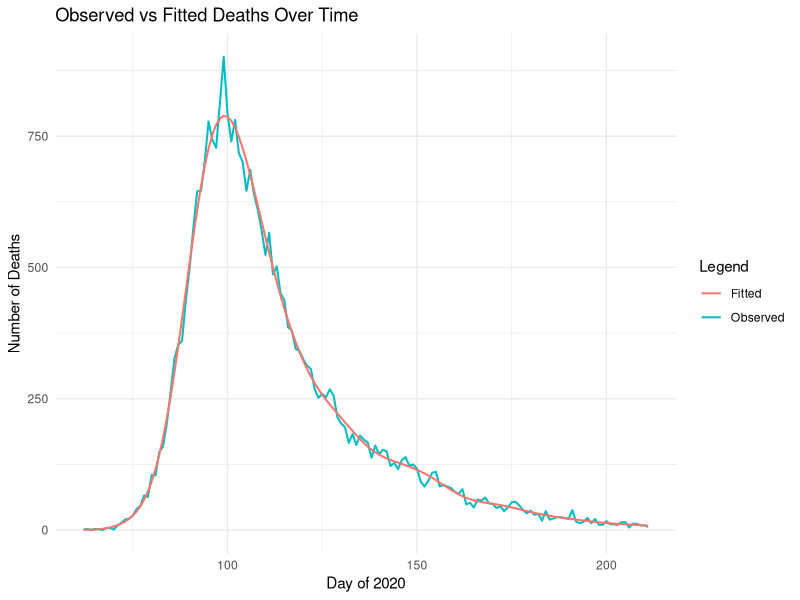

This figure's R source: (Note: a time limit stopped this script after it produced the figure.)

# 1.

library(splines)
library(ggplot2)

# setwd("C:/Users/Max McCourt/OneDrive/Documents/Master's Year/Semester 1/ESP/Group Works/GW3") ## comment out of submitted
data <- read.table("engcov.txt")

# 1

evaluate_x_xtilde_s <- function(data, k = 80, edur = 3.151, sdur = 0.469) {
  
  # create S
  S <- crossprod(diff(diag(k), diff=2))
  
  # create knots
  lower_bound <- min(data$julian) - 30
  upper_bound <- max(data$julian)
  f_seq <- seq(lower_bound, upper_bound, by=1)
  
  # sequence of k + 4 evenly spaced knots, where the middle k - 2 knots cover lower_bound to upper_bound
  middle_seq_length <- k-2
  middle_seq <- seq(lower_bound, upper_bound, length.out = middle_seq_length)
  
  # Compute step size for handling remaining knots
  step <- middle_seq[2] - middle_seq[1]
  
  # our k+4 evenly spaced knots, where 
  knots <- c(
    seq(to = min(middle_seq) - step, by = step, length.out = 3),  # 3 knots below
    middle_seq,                                                   # middle sequence
    seq(from = max(middle_seq) + step, by = step, length.out = 3) # 3 knots above
  )
  
  # create X_tilde
  X_tilde <- splineDesign(knots, f_seq)
  
  # create probability function for days from infection to death (pd)
  d <- 1:k
  pd <- dlnorm(d, edur, sdur)
  pd <- pd / sum(pd)
  
  n <- length(data$date)
  m <- length(pd)
  r <- nrow(X_tilde)
  # Build weight matrix W such that W[i, t] = pd[30 + i - t] if in range
  W <- matrix(0, n, r)
  for (i in 1:n) {
    # create indexes of [30 + i - 1] to [30 + i - m]
    idxs <- (30 + i - (1:m))
    # subset to only valid indexes (0<=valid<=k)
    valid <- which(idxs > 0 & idxs <= r)
    # take i-th row of W at valid indexes to be pd of valid index
    W[i, idxs[valid]] <- pd[1:length(valid)]
  }
  # Matrix-multiply weight matrix W and X_tilde
  X <- W %*% X_tilde
  
  return(list(X_tilde=X_tilde,S=S,X=X))
}


part1 <- evaluate_x_xtilde_s(data)

X <- part1$X
X_tilde <- part1$X_tilde
S <- part1$S


# jackson's notes: 
#t <- data$julian
#lags <- 30:0
#sequence <- as.vector(sapply(t, function(x) x - lags)) 
#is more logical way of doing f_seq, but for this method we must remove duplicates (need all unique values t can take)

# max's notes:
# updated function so defining knots is cleaner
# used weight matrix to turn double loop into single loop for finding X (checked its the same dw)
# spelled tilde right lol

# 2.



pnll <- function(y, gamma, X, S, lambda) {
  B <- exp(gamma)
  # define penalty term
  penalty <- 1/2*lambda*t(B) %*% S %*% B
  # define mu
  mu <- X %*% B
  # define poisson log likelihood (use lfactorial to avoid numeric instability)
  ll_pois <- sum(y*log(mu) - mu - lfactorial(y))
  # define penalised negative log likelihood
  pnll <- -ll_pois + penalty
  return(pnll)
}



pnll_grad <- function(y, gamma, X, S, lambda){
  B <- exp(gamma)
  # derivative of the penalty term
  penalty_grad <- lambda*diag(B) %*% S %*% B
  # define mu
  mu <- X %*% B
  # create F Matrix
  F_value <- diag(as.vector(y/mu - 1)) %*% X %*% diag(B) ## !! F is a special character. Dont use it as a variable name
  # sum over all rows to obtain vector of partial derivatives for each gamma_i
  ll_pois_grad <- colSums(F_value)
  # define derivative of penalised negative log likelihood
  pnll_grad <- -ll_pois_grad + penalty_grad
  return(pnll_grad)
}


# example:
gamma <- rpois(80, 0.2)
lambda <- 0.5

y <- data$deaths
# testing penalised neg. log likelihood and its gradient
pnll(y, gamma, X, S, lambda)
pnll_grad(y, gamma, X, S, lambda)


gamma <- rpois(80, 0.2)
lambda <- 0.5
y <- data$deaths
th0 <- gamma  # test paramater vector
fd <- numeric(length(th0)) # approx grad vec
nll0 <- pnll(y = y, gamma = th0, X = X, S = S, lambda = lambda) # pnll at th0
eps <- 1e-7 ## finite difference interval
for (i in 1:length(th0)) { # loop over parameters
  th1 <- th0
  th1[i] <- th1[i] + eps
  nll1 <- pnll(y = y, gamma = th1, X = X, S = S, lambda = lambda)
  fd[i] <- (nll1 - nll0) / eps
}

grad_test <- pnll_grad(y = y, gamma = th0, X = X, S = S, lambda = lambda)
cbind(fd, grad_test) # compare to check pnll_grad is code correctly

max(abs(grad_test-fd)) # find max difference - very small difference, so the code looks good!



# 3.


# fit the model using BFGS
fit <- optim(par = gamma,
             fn = pnll,
             gr = pnll_grad,
             y = y, X = X, S = S, 
             lambda = (5*10^-5), 
             method = "BFGS")

# compute fitted deaths
gamma_hat <- fit$par
# compute B = exp(gamma_hat)
B_hat <- exp(gamma_hat)
# compute fitted deaths (Poisson means)
fitted_deaths <- as.vector(X %*% B_hat)
true_deaths <- data$deaths
day_of_2020 <- data$julian

# combine into data frame
plot_df <- data.frame(
  day = day_of_2020,
  true_deaths = true_deaths,
  fitted_deaths = fitted_deaths)

ggplot(plot_df, aes(x = day)) +
  geom_line(aes(y = true_deaths, color = "Observed"), size = .7) +
  geom_line(aes(y = fitted_deaths, color = "Fitted"), size = .7) +
  labs(x = "Day of 2020",
       y = "Number of Deaths",
       title = "Observed vs Fitted Deaths Over Time",
       color = "Legend") +
  theme_minimal()


# 4.

# function to define log likelihood for use in BIC criterion calculation
ll <- function(y, beta_hat, X, S, lambda) {
  # define mu
  mu <- X %*% beta_hat
  # define poisson log likelihood (use lfactorial to avoid numeric instability)
  ll_pois <- sum(y*log(mu) - mu - lfactorial(y))
  return(ll_pois)
}


log_lambda_seq <- seq(-13,-7,length=50)
lambda_seq <- exp(log_lambda_seq) # in R log() is natural log, so take exp() instead of 10^
n <- length(y)

BIC <- rep(NA, length(lambda_seq))

for (i in 1:length(lambda_seq)){
  # take lambda for this iteration
  lambda <- lambda_seq[i]
  # define optim fit
  fit <- optim(
    par = gamma,        # predicting gamma 
    fn = pnll,          # using pnll as function
    gr = pnll_grad,     # using pnll_grad as gradient of function
    method = "BFGS",
    y=y,                # inputs for pnll and pnll_grad
    X = X,              # "
    S = S,              # "
    lambda = lambda    # "
    # control = list(maxit = 1000) # not sure why you are using this line here !!
  )
  # define beta_par
  beta_par <- exp(fit$par)
  # define mu_hat
  mu_hat <- X %*% beta_par
  # find W, H0 and H_lambda
  W <- diag(as.vector(y/(mu_hat^2)))
  H0 <- t(X) %*% W %*% X
  H_lambda <- H0 + lambda*S
  
  # find effective degrees of freedom of the model
  H_invH0 <- solve(H_lambda, H0) 
  EDF <- sum(diag(H_invH0))
  # n <- length(y) # length(y) doesnt change so define outside of loop !!
  
  # BIC criterion
  BIC[i] <- -2*ll(y, beta_par, X, S, lambda) + log(n)*EDF
}

# minimised BIC criterion
BIC_min <- min(BIC)
# lambda corresponding to minimised BIC criterion
lambda_bic <- lambda_seq[which(BIC==min(BIC))]
lambda_bic

# 5

n_bootstrap <- 200
# intialize empty matrix to store bootstrap replicates
# each row represents a different time point
# each column represents a different bootstrap sample
# each entry represents f(t) at a given time for a given bootstrap
f_hat_boot <- matrix(NA, nrow = nrow(X_tilde), ncol = n_bootstrap)

# update previous pnll function to include weights
pnll_w <- function(y, gamma, X, S, lambda, w) {
  B <- exp(gamma)
  # define penalty term
  penalty <- 1/2*lambda*t(B) %*% S %*% B
  # define mu
  mu <- X %*% B
  # define poisson log likelihood (use lfactorial to avoid numeric instability)
  ll_pois <- sum(w * (y*log(mu) - mu - lfactorial(y))) # weight the log likelihood
  # define penalised negative log likelihood
  pnll <- -ll_pois + penalty
  return(pnll)
}

# update previous pnll_grad function to include weights
pnll_grad_w <- function(y, gamma, X, S, lambda, w){
  B <- exp(gamma)
  # derivative of the penalty term
  penalty_grad <- lambda*diag(B) %*% S %*% B
  # define mu
  mu <- X %*% B
  # create F Matrix
  F_value <- diag(as.vector(w * (y/mu - 1))) %*% X %*% diag(B) # weight the log likelihood portion of the gradient
  # sum over all rows to obtain vector of partial derivatives for each gamma_i
  ll_pois_grad <- colSums(F_value)
  # define derivative of penalised negative log likelihood
  pnll_grad <- -ll_pois_grad + penalty_grad
  return(pnll_grad)
}

# perform the bootstrapping
for (b in 1:n_bootstrap) {
  # generate bootstrap weights 
  wb <- tabulate(sample(n, replace = TRUE), n)
  # fit penalized model with weights
  fit_b <- optim(
    par = gamma, 
    fn = pnll_w, 
    gr = pnll_grad_w,
    y = y, X = X, S = S, lambda = lambda_bic, w = wb,
    method = "BFGS"
  )
  
  # extract fitted coefficients
  gamma_b <- fit_b$par
  B_b <- exp(gamma_b)
  
  # compute f_hat for this bootstrap and add it to f_hat matrix (each column of matrix will represent a f_hat bootstrap sample)
  f_hat_boot[, b] <- X_tilde %*% B_b
}

# 6

f_hat_mean <- rowMeans(f_hat_boot) # obtain average f_hat across replicates for each time period
f_hat_lower <- apply(f_hat_boot, 1, quantile, probs = 0.025) # obtain 2.5% quantity of f_hat_boot
f_hat_upper <- apply(f_hat_boot, 1, quantile, probs = 0.975) # obtain 97.5% quantile of f_hat_boot
# need to define f_seq outside the function from part 1
lower_bound <- min(data$julian) - 30; upper_bound <- max(data$julian); f_seq <- seq(lower_bound, upper_bound, by=1)

# Combine bootstrap results into a data frame
plot_df_6 <- data.frame(
  day = f_seq, # days corresponding to X_tilde
  f_mean = f_hat_mean,
  f_lower = f_hat_lower,
  f_upper = f_hat_upper
)

ggplot() +
  # True deaths
  geom_line(aes(x = day_of_2020, y = true_deaths, color = "Observed Deaths"), size = 0.8) +
  # Fitted deaths
  geom_line(aes(x = day_of_2020, y = fitted_deaths, color = "Fitted Deaths"), size = 0.8) +
  # Daily infection rate with 95% CI
  geom_ribbon(aes(x = f_seq, ymin = f_hat_lower, ymax = f_hat_upper), fill = "blue", alpha = 0.2) +
  geom_line(aes(x = f_seq, y = f_hat_mean, color = "Daily Infections"), size = 0.8) +
  # Secondary axis: rescale infections to match the main axis numerically
  scale_y_continuous(
    name = "Number of Deaths",
    sec.axis = sec_axis(~ ., name = "Daily New Infections")
  ) +
  labs(
    x = "Day of 2020",
    color = "Legend",
    title = "Observed & Fitted Deaths with Daily Infections (95% CI)"
  ) +
  theme_minimal()
